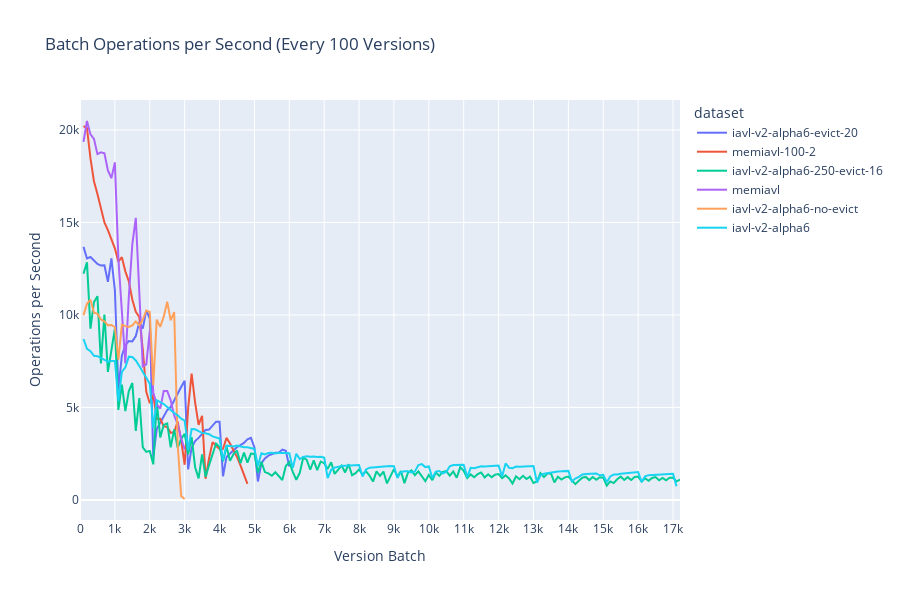

Notebook cell for this chart:
### Code cell
# Combine all datasets into one dataframe for plotly
plot_data = []
for name, df in batch_results.items():
    df_with_name = df.with_columns(pl.lit(name).alias('dataset'))
    plot_data.append(df_with_name)

combined_df = pl.concat(plot_data)

# Create interactive line chart
fig = px.line(combined_df, 
              x='version', 
              y='ops_per_sec', 
              color='dataset',
              title=f'Batch Operations per Second (Every {batch_size} Versions)',
              labels={'version': 'Version Batch', 'ops_per_sec': 'Operations per Second'})

# Set x-axis ticks every 1000 versions
max_version = combined_df['version'].max()
fig.update_xaxes(dtick=1000, range=[0, max_version])

# Make plot taller
fig.update_layout(height=600)

fig.show()

### Figure 1 — Plotly figure (JSON) as saved in the notebook; plotly's stock layout.template omitted (floating-point values rounded to 4 significant figures; data arrays with more than 128 entries replaced by an {"elided": "..."} marker saying what was removed)
{"data": [{"hovertemplate": "dataset=iavl-v2-alpha6-evict-20<br>Version Batch=%{x}<br>Operations per Second=%{y}<extra></extra>", "legendgroup": "iavl-v2-alpha6-evict-20", "line": {"color": "#636efa", "dash": "solid"}, "marker": {"symbol": "circle"}, "mode": "lines", "name": "iavl-v2-alpha6-evict-20", "orientation": "v", "showlegend": true, "x": [100.0, 200.0, 300.0, 400.0, 500.0, 600.0, 700.0, 800.0, 900.0, 1000.0, 1100.0, 1200.0, 1300.0, 1400.0, 1500.0, 1600.0, 1700.0, 1800.0, 1900.0, 2000.0, 2100.0, 2200.0, 2300.0, 2400.0, 2500.0, 2600.0, 2700.0, 2800.0, 2900.0, 3000.0, 3100.0, 3200.0, 3300.0, 3400.0, 3500.0, 3600.0, 3700.0, 3800.0, 3900.0, 4000.0, 4100.0, 4200.0, 4300.0, 4400.0, 4500.0, 4600.0, 4700.0, 4800.0, 4900.0, 5000.0, 5100.0, 5200.0, 5300.0, 5400.0, 5500.0, 5600.0, 5700.0, 5800.0, 5900.0, 6000.0], "xaxis": "x", "y": [13680.0, 13060.0, 13130.0, 12940.0, 12750.0, 12670.0, 12680.0, 11790.0, 13060.0, 11340.0, 5964.0, 7794.0, 8364.0, 8586.0, 8571.0, 8856.0, 9612.0, 9259.0, 10250.0, 9806.0, 2332.0, 3830.0, 4170.0, 4505.0, 4855.0, 5024.0, 5389.0, 5809.0, 6106.0, 6438.0, 1648.0, 2827.0, 3180.0, 3355.0, 3593.0, 3787.0, 3804.0, 4024.0, 4230.0, 4226.0, 1278.0, 2326.0, 2523.0, 2692.0, 2847.0, 2965.0, 3086.0, 3274.0, 3352.0, 2838.0, 997.5, 1988.0, 2247.0, 2395.0, 2483.0, 2549.0, 2552.0, 2726.0, 2662.0, 1805.0], "yaxis": "y", "type": "scatter"}, {"hovertemplate": "dataset=memiavl-100-2<br>Version Batch=%{x}<br>Operations per Second=%{y}<extra></extra>", "legendgroup": "memiavl-100-2", "line": {"color": "#EF553B", "dash": "solid"}, "marker": {"symbol": "circle"}, "mode": "lines", "name": "memiavl-100-2", "orientation": "v", "showlegend": true, "x": [100.0, 200.0, 300.0, 400.0, 500.0, 600.0, 700.0, 800.0, 900.0, 1000.0, 1100.0, 1200.0, 1300.0, 1400.0, 1500.0, 1600.0, 1700.0, 1800.0, 1900.0, 2000.0, 2100.0, 2200.0, 2300.0, 2400.0, 2500.0, 2600.0, 2700.0, 2800.0, 2900.0, 3000.0, 3100.0, 3200.0, 3300.0, 3400.0, 3500.0, 3600.0, 3700.0, 3800.0, 3900.0, 4000.0, 4100.0, 4200.0, 4300.0, 4400.0, 4500.0, 4600.0, 4700.0, 4800.0], "xaxis": "x", "y": [20200.0, 20090.0, 18460.0, 17230.0, 16530.0, 15740.0, 15000.0, 14580.0, 14080.0, 13600.0, 12880.0, 13120.0, 12360.0, 11810.0, 10820.0, 10170.0, 9887.0, 8122.0, 5839.0, 5229.0, 5670.0, 4377.0, 4386.0, 3989.0, 3935.0, 3626.0, 3670.0, 4241.0, 3221.0, 1903.0, 4949.0, 6827.0, 5261.0, 4054.0, 4551.0, 1148.0, 2256.0, 3125.0, 2927.0, 2751.0, 2765.0, 3357.0, 3053.0, 2722.0, 2324.0, 1863.0, 1305.0, 868.7], "yaxis": "y", "type": "scatter"}, {"hovertemplate": "dataset=iavl-v2-alpha6-250-evict-16<br>Version Batch=%{x}<br>Operations per Second=%{y}<extra></extra>", "legendgroup": "iavl-v2-alpha6-250-evict-16", "line": {"color": "#00cc96", "dash": "solid"}, "marker": {"symbol": "circle"}, "mode": "lines", "name": "iavl-v2-alpha6-250-evict-16", "orientation": "v", "showlegend": true, "x": {"elided": "172 float values"}, "xaxis": "x", "y": {"elided": "172 float values"}, "yaxis": "y", "type": "scatter"}, {"hovertemplate": "dataset=memiavl<br>Version Batch=%{x}<br>Operations per Second=%{y}<extra></extra>", "legendgroup": "memiavl", "line": {"color": "#ab63fa", "dash": "solid"}, "marker": {"symbol": "circle"}, "mode": "lines", "name": "memiavl", "orientation": "v", "showlegend": true, "x": [100.0, 200.0, 300.0, 400.0, 500.0, 600.0, 700.0, 800.0, 900.0, 1000.0, 1100.0, 1200.0, 1300.0, 1400.0, 1500.0, 1600.0, 1700.0, 1800.0, 1900.0, 2000.0, 2100.0, 2200.0, 2300.0, 2400.0, 2500.0, 2600.0, 2700.0, 2800.0, 2900.0, 3000.0], "xaxis": "x", "y": [19350.0, 20480.0, 19760.0, 19520.0, 18690.0, 18790.0, 18740.0, 17810.0, 17390.0, 18250.0, 13040.0, 10340.0, 7376.0, 11010.0, 13820.0, 15250.0, 11120.0, 7224.0, 7328.0, 9139.0, 5801.0, 5162.0, 4938.0, 5895.0, 5889.0, 5382.0, 4572.0, 4088.0, 3340.0, 2725.0], "yaxis": "y", "type": "scatter"}, {"hovertemplate": "dataset=iavl-v2-alpha6-no-evict<br>Version Batch=%{x}<br>Operations per Second=%{y}<extra></extra>", "legendgroup": "iavl-v2-alpha6-no-evict", "line": {"color": "#FFA15A", "dash": "solid"}, "marker": {"symbol": "circle"}, "mode": "lines", "name": "iavl-v2-alpha6-no-evict", "orientation": "v", "showlegend": true, "x": [100.0, 200.0, 300.0, 400.0, 500.0, 600.0, 700.0, 800.0, 900.0, 1000.0, 1100.0, 1200.0, 1300.0, 1400.0, 1500.0, 1600.0, 1700.0, 1800.0, 1900.0, 2000.0, 2100.0, 2200.0, 2300.0, 2400.0, 2500.0, 2600.0, 2700.0, 2800.0, 2900.0, 3000.0], "xaxis": "x", "y": [9981.0, 10600.0, 10820.0, 10120.0, 10060.0, 9755.0, 9653.0, 9439.0, 9458.0, 9348.0, 7584.0, 9469.0, 9394.0, 9350.0, 9434.0, 9648.0, 9438.0, 9751.0, 10240.0, 10160.0, 6206.0, 9751.0, 9355.0, 9906.0, 10710.0, 9710.0, 10150.0, 3028.0, 207.5, 51.52], "yaxis": "y", "type": "scatter"}, {"hovertemplate": "dataset=iavl-v2-alpha6<br>Version Batch=%{x}<br>Operations per Second=%{y}<extra></extra>", "legendgroup": "iavl-v2-alpha6", "line": {"color": "#19d3f3", "dash": "solid"}, "marker": {"symbol": "circle"}, "mode": "lines", "name": "iavl-v2-alpha6", "orientation": "v", "showlegend": true, "x": {"elided": "171 float values"}, "xaxis": "x", "y": {"elided": "171 float values"}, "yaxis": "y", "type": "scatter"}], "layout": {"xaxis": {"anchor": "y", "domain": [0.0, 1.0], "title": {"text": "Version Batch"}, "dtick": 1000, "range": [0, 17200.0]}, "yaxis": {"anchor": "x", "domain": [0.0, 1.0], "title": {"text": "Operations per Second"}}, "legend": {"title": {"text": "dataset"}, "tracegroupgap": 0}, "title": {"text": "Batch Operations per Second (Every 100 Versions)"}, "height": 600}}
